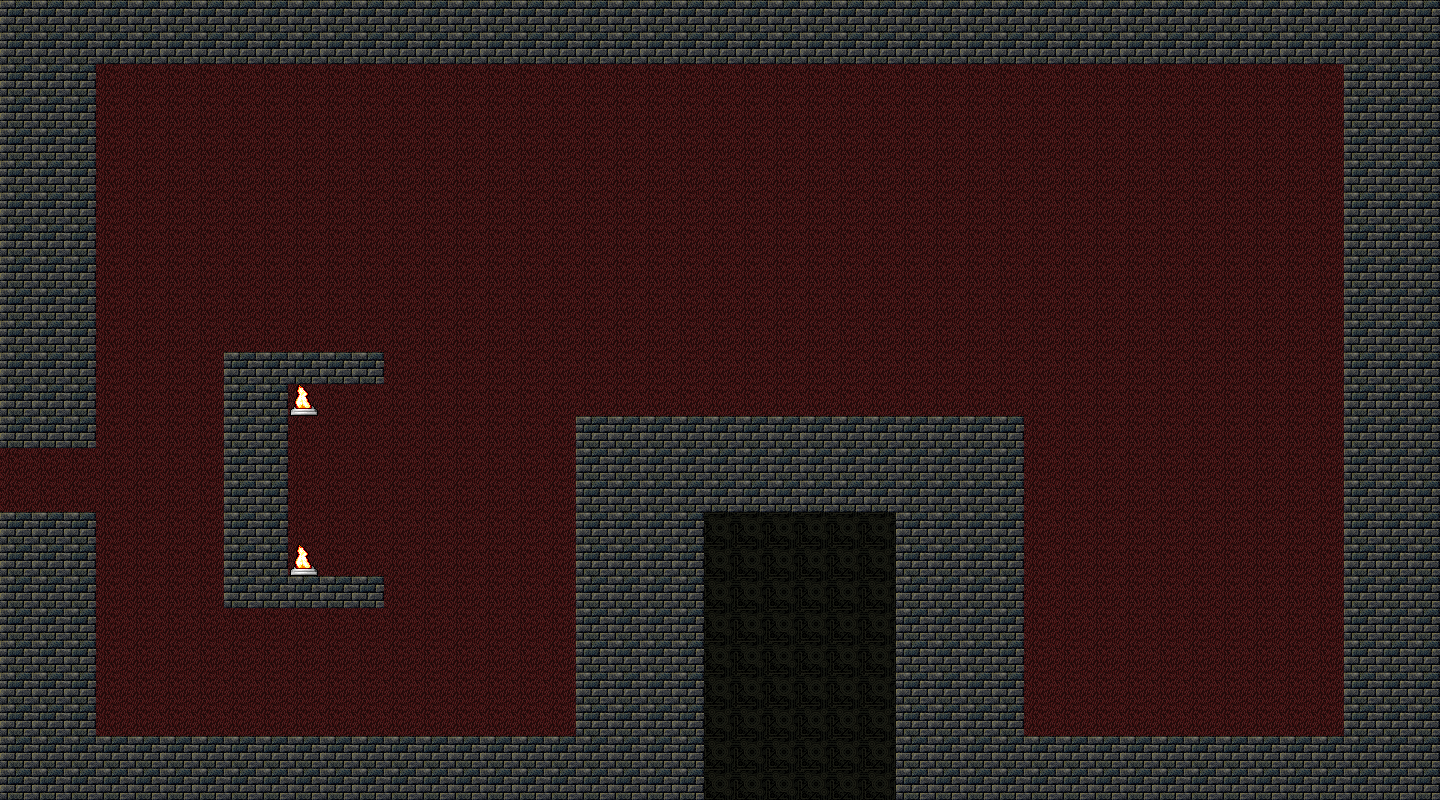

A 2D game scene composited from a Tiled map and its tileset images. What follows is a short description and the map's XML, with each tile layer's data collapsed to a summary:
An orthogonal 45x25 tile map with 32x32 px tiles, 3 tile layers (Tile Layer 2, Tile Layer 3, Tile Layer 1).

<map version="1.10" tiledversion="1.10.2" orientation="orthogonal" renderorder="right-down" width="45" height="25" tilewidth="32" tileheight="32" infinite="0" nextlayerid="4" nextobjectid="1">
 <tileset firstgid="1" source="Test.tsx" />
 <layer id="2" name="Tile Layer 2" width="45" height="25">
  <data>[1125 cells, 1125 non-empty, 3 distinct tile ids]</data>
 </layer>
 <layer id="3" name="Tile Layer 3" width="45" height="25">
  <data>[1125 cells, 2 non-empty, 1 distinct tile ids]</data>
 </layer>
 <layer id="1" name="Tile Layer 1" width="45" height="25">
  <data>[1125 cells, 408 non-empty, 1 distinct tile ids]</data>
 </layer>
</map>
